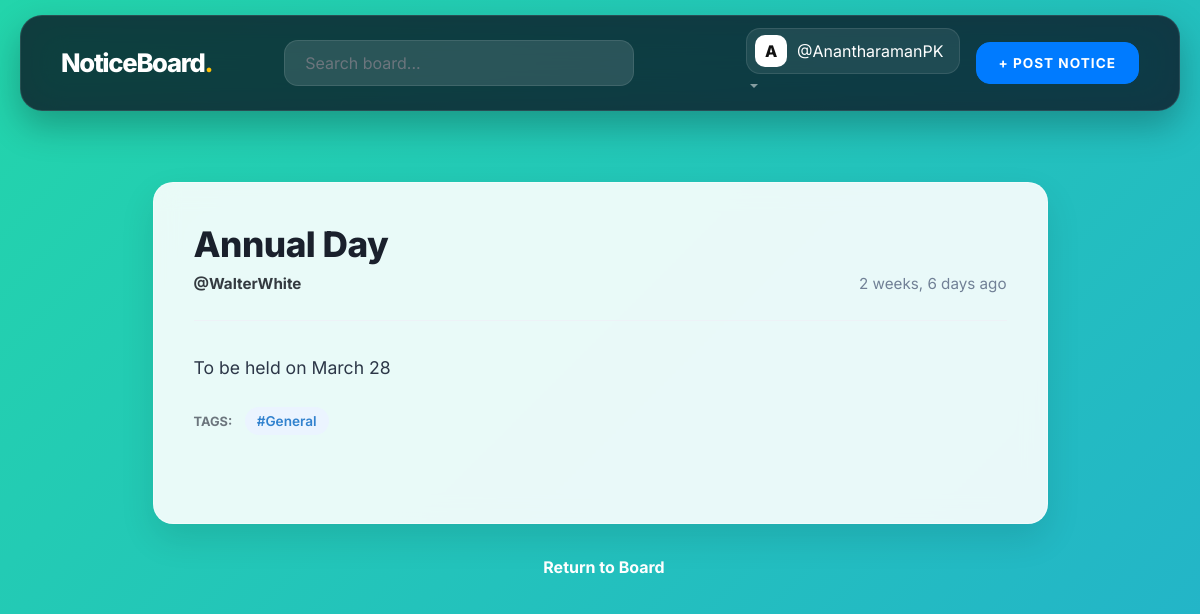
Screenshot of /notices/view/68/ (signed in) with the database file from the repository.
### notices/models.py (models this page shows, shortened)
class Notice(models.Model):
    title = models.CharField(max_length=200)
    message = models.TextField()
    xpires_at = models.DateTimeField(null=True, blank=True) # ADD THIS LINE
    attachment = models.FileField(upload_to='notices/attachments/', null=True, blank=True)
    tags = models.CharField(max_length=100, null=True, blank=True)
    created_at = models.DateTimeField(auto_now_add=True)
    created_by = models.ForeignKey(User, related_name='notices', on_delete=models.CASCADE)
    def get_message_as_markdown(self):
        return mark_safe(markdown(self.message, safe_mode='escape'))
    def get_tags_as_list(self):
        if self.tags:
            return [tag.strip() for tag in self.tags.split(",") if tag.strip()]
        return []
    expires_at = models.DateTimeField(null=True, blank=True) # ADD THIS LINE

### notices/views.py (the view)
# urls.py: path('view/<int:notice_id>/', views.NoticeView, name='notice_page'),
@login_required
def NoticeView(request, notice_id):
    notice = get_object_or_404(Notice, id=notice_id)
    return render(request, 'notices/notice_page.html', {'notice': notice})

### notices/templates/notices/notice_page.html (shortened to what this page needs)
{% extends 'notices/base.html' %}
{% load humanize %}
{% block content %}
<div class="container pb-5">
    <div class="row justify-content-center">
        <div class="col-lg-10">
            <div class="glass-notice-card">
                <h1 class="notice-main-title">{{ notice.title }}</h1>
                <div class="notice-meta d-flex justify-content-between align-items-center">
                    <div>
                        <span class="font-weight-bold text-dark">@{{ notice.created_by }}</span>
                    </div>
                    <div>
                         {{ notice.created_at|naturaltime }}
                    </div>
                </div>
                <div class="notice-body-text mb-4">
                    {% if notice.get_message_as_markdown %}
                        {{ notice.get_message_as_markdown }}
                    {% else %}
                        {{ notice.message|linebreaks }}
                    {% endif %}
                </div>
                {% if notice.tags %}
                <div class="mb-5">
                    <span class="text-muted small font-weight-bold text-uppercase mr-2">Tags:</span>
                    {% for tag in notice.get_tags_as_list %}
                        <a href="{% url 'notices:tag' tag %}" class="tag-link">#{{ tag }}</a>
                    {% endfor %}
                </div>
                {% endif %}
            </div>
            <div class="mt-4 text-center">
                <a href="{% url 'notices:home' %}" class="btn btn-link text-white font-weight-bold">
                     Return to Board
                </a>
            </div>
        </div>
    </div>
</div>
{% endblock %}

### notices/templates/notices/base.html (shortened to what this page needs)
{% load static %}
<!DOCTYPE html>
<html lang="en">
<head>
    <link rel="stylesheet" href="{% static 'css/bootstrap.min.css' %}">
</head>
<body>
    {% if user.is_authenticated %}
    <nav class="navbar navbar-expand-lg navbar-dark sticky-top">
        <div class="container-fluid">
            <a class="navbar-brand" href="{% url 'notices:home' %}">
                NoticeBoard<span style="color: var(--accent-color);">.</span>
            </a>
            <div class="collapse navbar-collapse" id="mainMenu">
                <div class="mx-auto mt-3 mt-lg-0 search-wrapper">
                    <form action="{% url 'notices:home' %}" method="GET" autocomplete="off">
                        <input id="search-input" name="q" class="form-control" type="text"
                               placeholder="Search board..." value="{{ request.GET.q }}">
                    </form>
                </div>
                <ul class="navbar-nav ml-auto align-items-center mt-3 mt-lg-0">
                    <li class="nav-item dropdown mr-lg-3">
                        <a class="nav-link dropdown-toggle p-0" href="#" id="userMenu" data-toggle="dropdown">
                            <div class="user-profile-box">
                                <div class="avatar-circle">{{ user.username|first|upper }}</div>
                                <span class="text-white font-weight-600">@{{ user.username }}</span>
                            </div>
                        </a>
                    </li>
                    {% if user.is_staff %}
                        <li class="nav-item">
                            <a href="{% url 'notices:new_notice' %}" class="btn btn-primary btn-nav-custom">+ Post Notice</a>
                        </li>
                    {% endif %}
                </ul>
            </div>
        </div>
    </nav>
    {% endif %}
    <div class="main-wrapper container pb-5 mt-4">
        {% block content %}{% endblock %}
    </div>
</body>
</html>

### notices/templates/notices/notice_page.html (style rules this page uses)
.glass-notice-card { background: rgba(255, 255, 255, 0.9); backdrop-filter: blur(12px); -webkit-backdrop-filter: blur(12px); border-radius: 20px; border: 1px solid rgba(255, 255, 255, 0.4); box-shadow: 0 15px 35px rgba(0, 0, 0, 0.1); padding: 2.5rem; margin-top: 2rem; }
.notice-main-title { font-weight: 800; color: #1a202c; font-size: 2.2rem; letter-spacing: -0.5px; margin-bottom: 0.5rem; }
.notice-meta { font-size: 0.95rem; color: #718096; border-bottom: 1px solid #edf2f7; padding-bottom: 1.5rem; margin-bottom: 2rem; }
.notice-body-text { font-size: 1.1rem; line-height: 1.7; color: #2d3748; }
.tag-link { display: inline-block; background: #ebf4ff; color: #3182ce; padding: 4px 12px; border-radius: 100px; font-size: 0.85rem; font-weight: 600; margin-right: 5px; text-decoration: none; transition: 0.2s; }

### notices/templates/notices/base.html (style rules this page uses)
:root { --glass-bg: rgba(255, 255, 255, 0.85); --glass-border: rgba(255, 255, 255, 0.4); --primary-dark: #111827; --accent-color: #ffc107; --portal-blue: #007bff; }
body { font-family: 'Inter', sans-serif; color: var(--primary-dark); -webkit-font-smoothing: antialiased; background: linear-gradient(-45deg, #ee7752, #e73c7e, #23a6d5, #23d5ab); background-size: 400% 400%; animation: gradientShift 15s ease infinite; min-height: 100vh; margin: 0; display: flex; flex-direction: column; }
.navbar { margin: 15px 20px; border-radius: 22px; background: rgba(17, 24, 39, 0.82) !important; backdrop-filter: blur(20px) saturate(180%); border: 1px solid rgba(255, 255, 255, 0.1) !important; box-shadow: 0 15px 35px rgba(0, 0, 0, 0.25); padding: 12px 25px; }
.navbar-brand { font-weight: 800; letter-spacing: -0.05em; font-size: 1.6rem; color: white !important; }
.search-wrapper { position: relative; width: 350px; }
#search-input { background: rgba(255, 255, 255, 0.12) !important; border: 1px solid rgba(255, 255, 255, 0.1); color: white !important; border-radius: 14px; padding: 10px 20px; width: 100%; transition: all 0.3s ease; }
.user-profile-box { display: flex; align-items: center; background: rgba(255, 255, 255, 0.08); padding: 6px 15px 6px 8px; border-radius: 14px; border: 1px solid rgba(255, 255, 255, 0.1); }
.avatar-circle { width: 32px; height: 32px; background: white; color: #111; border-radius: 10px; display: inline-flex; align-items: center; justify-content: center; font-weight: 800; margin-right: 10px; }
.btn-nav-custom { border-radius: 14px; font-weight: 700; padding: 10px 22px; text-transform: uppercase; font-size: 0.85rem; letter-spacing: 1px; transition: all 0.3s ease; }
.main-wrapper { flex: 1; display: flex; flex-direction: column; }

### rows the page displays
Notice: title "Annual Day", created_by "WalterWhite", created_at "2 weeks, 6 days ago", get_message_as_markdown "To be held on March 28", get_tags_as_list "General"

### other values shown
{{ user.username|first|upper }} "A"
{{ user.username }} "AnantharamanPK"
